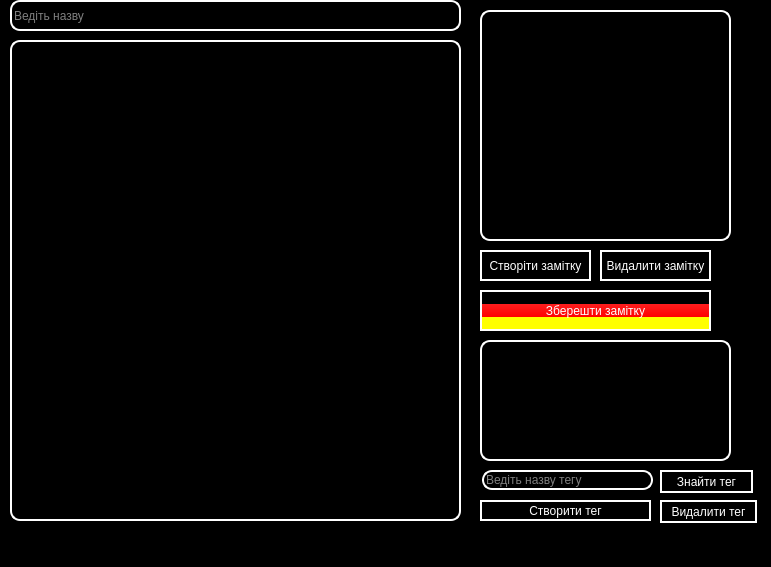
<?xml version="1.0" encoding="UTF-8"?>
<ui version="4.0">
 <class>MainWindow</class>
 <widget class="QMainWindow" name="MainWindow">
  <property name="geometry">
   <rect>
    <x>0</x>
    <y>0</y>
    <width>771</width>
    <height>567</height>
   </rect>
  </property>
  <property name="windowTitle">
   <string>EASY SUPER PAVER TROLEIBES</string>
  </property>
  <property name="styleSheet">
   <string notr="true">background:rgb(0, 0, 0) ;
color: rgb(255, 255, 255);
</string>
  </property>
  <widget class="QWidget" name="centralwidget">
   <widget class="QLineEdit" name="title">
    <property name="geometry">
     <rect>
      <x>10</x>
      <y>0</y>
      <width>451</width>
      <height>31</height>
     </rect>
    </property>
    <property name="styleSheet">
     <string notr="true">border :2px solid white;
border-radius: 10px ;</string>
    </property>
    <property name="placeholderText">
     <string>Ведіть назву </string>
    </property>
   </widget>
   <widget class="QTextEdit" name="texp">
    <property name="geometry">
     <rect>
      <x>10</x>
      <y>40</y>
      <width>451</width>
      <height>481</height>
     </rect>
    </property>
    <property name="styleSheet">
     <string notr="true">border :2px solid white;
border-radius: 10px ;</string>
    </property>
   </widget>
   <widget class="QListView" name="zamitka">
    <property name="geometry">
     <rect>
      <x>480</x>
      <y>10</y>
      <width>251</width>
      <height>231</height>
     </rect>
    </property>
    <property name="styleSheet">
     <string notr="true">border :2px solid white;
border-radius: 10px ;</string>
    </property>
   </widget>
   <widget class="QPushButton" name="create_btn">
    <property name="geometry">
     <rect>
      <x>480</x>
      <y>250</y>
      <width>111</width>
      <height>31</height>
     </rect>
    </property>
    <property name="styleSheet">
     <string notr="true">border :2px solid white;</string>
    </property>
    <property name="text">
     <string>Створіти замітку</string>
    </property>
   </widget>
   <widget class="QListView" name="listteg">
    <property name="geometry">
     <rect>
      <x>480</x>
      <y>340</y>
      <width>251</width>
      <height>121</height>
     </rect>
    </property>
    <property name="styleSheet">
     <string notr="true">border :2px solid white;
border-radius: 10px ;</string>
    </property>
   </widget>
   <widget class="QPushButton" name="save_btn">
    <property name="geometry">
     <rect>
      <x>480</x>
      <y>290</y>
      <width>231</width>
      <height>41</height>
     </rect>
    </property>
    <property name="styleSheet">
     <string notr="true">border :2px solid white;
background:qlineargradient(spread:pad, x1:0, y1:0, x2:0, y2:1, stop:0 rgba(0, 0, 0, 255), stop:0.33 rgba(0, 0, 0, 255), stop:0.34 rgba(255, 30, 30, 255), stop:0.66 rgba(255, 0, 0, 255), stop:0.67 rgba(255, 255, 0, 255), stop:1 rgba(255, 255, 0, 255))</string>
    </property>
    <property name="text">
     <string>Зберешти замітку</string>
    </property>
   </widget>
   <widget class="QPushButton" name="deletezam_btn">
    <property name="geometry">
     <rect>
      <x>600</x>
      <y>250</y>
      <width>111</width>
      <height>31</height>
     </rect>
    </property>
    <property name="styleSheet">
     <string notr="true">border :2px solid white;</string>
    </property>
    <property name="text">
     <string>Видалити замітку</string>
    </property>
   </widget>
   <widget class="QPushButton" name="gbereggam_btn">
    <property name="geometry">
     <rect>
      <x>660</x>
      <y>470</y>
      <width>93</width>
      <height>23</height>
     </rect>
    </property>
    <property name="styleSheet">
     <string notr="true">border :2px solid white;</string>
    </property>
    <property name="text">
     <string>Знайти тег</string>
    </property>
   </widget>
   <widget class="QPushButton" name="deleteteg_btn">
    <property name="geometry">
     <rect>
      <x>660</x>
      <y>500</y>
      <width>97</width>
      <height>23</height>
     </rect>
    </property>
    <property name="styleSheet">
     <string notr="true">border :2px solid white;</string>
    </property>
    <property name="text">
     <string>Видалити тег</string>
    </property>
   </widget>
   <widget class="QPushButton" name="cteateteg_btn">
    <property name="geometry">
     <rect>
      <x>480</x>
      <y>500</y>
      <width>171</width>
      <height>21</height>
     </rect>
    </property>
    <property name="styleSheet">
     <string notr="true">border :2px solid white;</string>
    </property>
    <property name="text">
     <string>Створити тег</string>
    </property>
   </widget>
   <widget class="QLineEdit" name="poisteg">
    <property name="geometry">
     <rect>
      <x>482</x>
      <y>470</y>
      <width>171</width>
      <height>20</height>
     </rect>
    </property>
    <property name="styleSheet">
     <string notr="true">border :2px solid white;
border-radius: 10px ;</string>
    </property>
    <property name="placeholderText">
     <string>Ведіть назву тегу</string>
    </property>
   </widget>
  </widget>
  <widget class="QMenuBar" name="menubar">
   <property name="geometry">
    <rect>
     <x>0</x>
     <y>0</y>
     <width>771</width>
     <height>21</height>
    </rect>
   </property>
  </widget>
  <widget class="QStatusBar" name="statusbar"/>
 </widget>
 <resources/>
 <connections/>
</ui>
